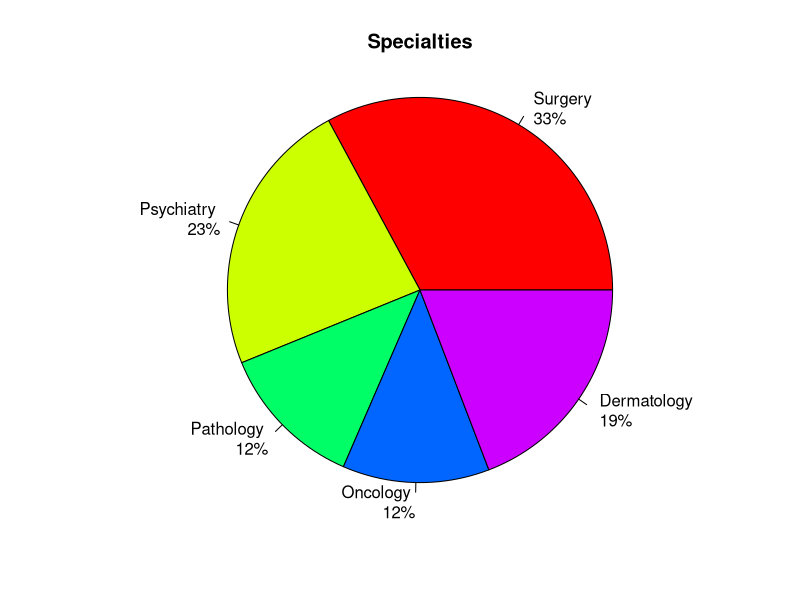

Recreate this plot in R.
#install.packages (c("plyr","plotrix"))
library (plyr)
library (plotrix)

table = read.csv("doctors.csv", TRUE, ",")

type = "Pie" #Pie or BarPlot 
var = c("Specialties") #Name/Names of the column/columns as presented in "names(table)"

if (var=="BestDoctor")
{
  a=count(table[9])
  var = gsub(".", " ", var, fixed=TRUE)
  copie= nrow(a)
  maxim=a[copie,1]
  q=1

  while(table[q,9]!=maxim)
     q=q+1
  
    nume=table[q,2]
    nume=paste(nume,table[q,3],sep = "")
   pie(maxim, labels = maxim, col = "blue", main = var, radius = 1,xlab=nume,ylab=table[q,6])
}
if (var != "BestDoctor")
{
  a = count(table, var)
  
  var = gsub(".", " ", var, fixed=TRUE)
  i = nrow(a)
  colors = rainbow(i)
slices = NULL
lbls = NULL
while (i > 0)
{
  slices = c(slices, a[i, ncol(a)])
  j = ncol(a) - 1
  k = 1
  tmp = NULL
  while (k <= j)
  {
    tmp = paste(tmp, substr(a[i,k], 1, 100),"\n")
    k = k + 1
  }
  lbls = c(lbls, tmp)
  i = i - 1
}

clbls = lbls
pct = round(slices / sum(slices) * 100)
lbls = paste(lbls, pct)
lbls = paste(lbls, "%", sep = "") 

ok = FALSE
k = 1
while( k <= j)
{
  if(grepl(var[k],"Age"))
    ok = TRUE
  k = k + 1
}

if(ok == TRUE && ncol(a) < 3 )
{
  valmin = 1
  valmax = 10
  p = 1
  year = NULL
  ye = 0
  
  while(p < nrow(a))
  {
    while(a[p,1] >= valmin && a[p,1] < valmax && p < nrow(a))
    {
      ye = ye + a[p,2]
      p = p + 1
    }
    valmin = valmax
    valmax = valmax + 10
    year = c(year, ye)
    ye = 0
  }
  
  maxim = max(year) + (10 - max(year) %% 10)
  name = paste(seq(0, valmax - 20, by = 10), "-", seq(9, valmax - 10, by = 10), "\nyears ")
  
  if(type == "Pie")
  {
    name = gsub("\n", " ", name, fixed=TRUE)
    pct = round(year / sum(year) * 100)
    name = paste(name, "\n=", pct)
    name = paste(name, "%", sep = "") 
    
    j = 1
    while (j < length(year)) 
    {
      if(year[j] == 0)
      {
        name = name[-j]
        year = year[-j]
        j = j - 1
      }
      j = j + 1
    }  
    
    pie(year, labels = name, col = rainbow(length(year)), main = "Age Range", radius = 1)
  }
  
  if(type == "BarPlot")
    barplot(year, main = "Age Range", xlim = c(0, maxim), horiz = TRUE, col = rainbow(length(year)), las = 1, names.arg = name, cex.names = 0.8)
}

if(ok == TRUE && ncol(a) > 2)
  print("Can't do that!")

if(type == "Pie" && ok != TRUE)
{
  if(nrow(a) <= 4)
    pie3D(slices, explode = 0, labels = lbls, theta = pi / 3, col = colors, main = var, radius = 1, start = 1.5, labelcex = 1)
  
  if(nrow(a) > 4)
    pie(slices, labels = lbls, col = colors, main = var, radius = 1)
}

if(type == "BarPlot" && ok != TRUE)
  barplot(slices, main = var, xlim = c(0, max(slices) + (10 - max(slices) %% 10)), col = colors, horiz = TRUE, las = 1, names.arg = clbls, cex.names = 0.8)
}